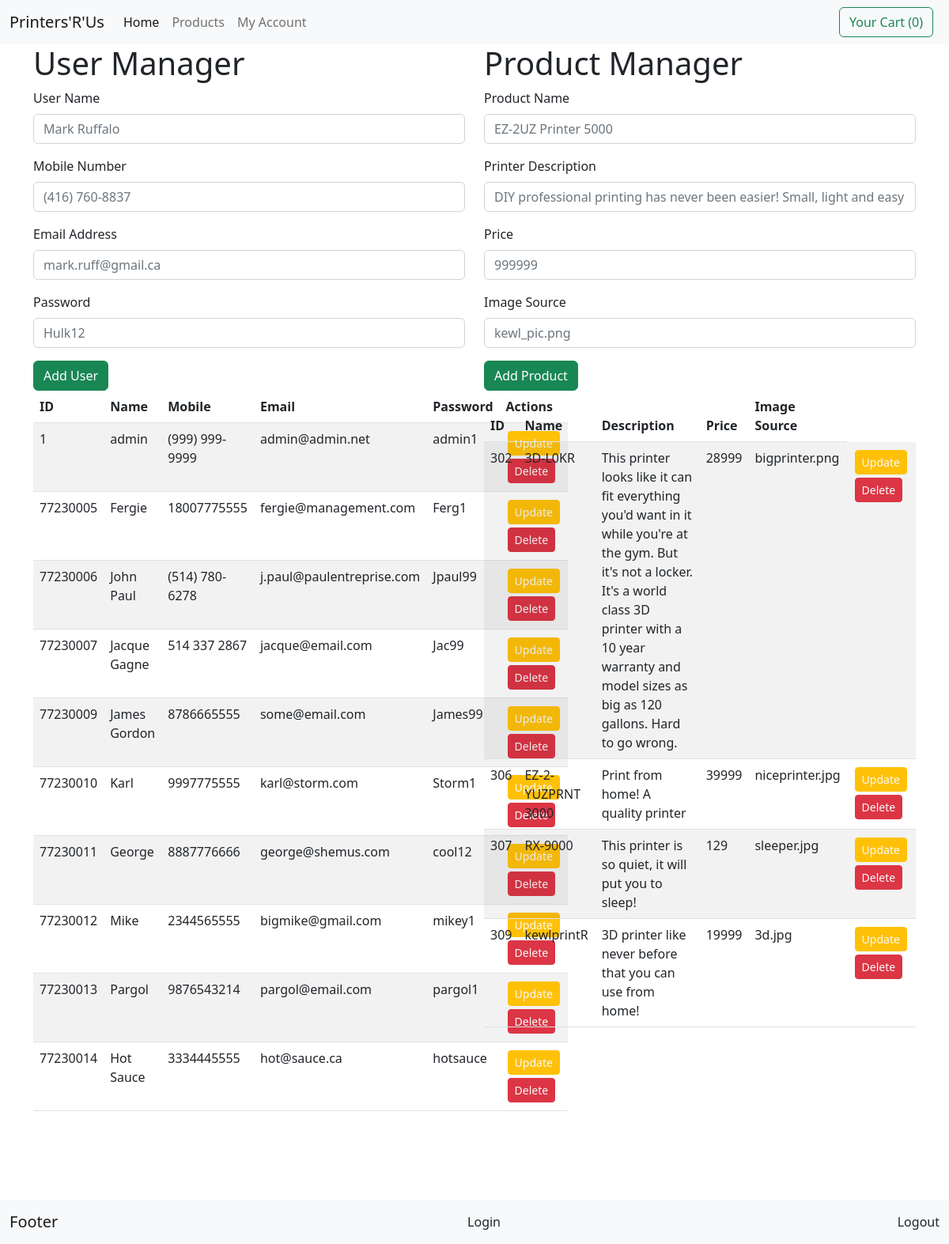
The app's page /admin.php with its own data.
### tables this page shows
CREATE TABLE `users` (
  `id` int(11) NOT NULL,
  `name` varchar(255) NOT NULL,
  `mobile` varchar(255) NOT NULL,
  `email` varchar(255) NOT NULL,
  `password` varchar(255) NOT NULL
);

CREATE TABLE `printers` (
  `id` int(11) NOT NULL,
  `name` varchar(255) NOT NULL,
  `printer_desc` longtext NOT NULL,
  `price` int(16) NOT NULL,
  `img_src` varchar(255) NOT NULL
);

### admin.php (the view, shortened to what this page needs)
<?php
include 'back-end/connection.php';
?>
<!DOCTYPE html>
<html lang="en">
<head>
    <link rel="stylesheet" href="mystyle.css">
    <link href="https://cdn.jsdelivr.net/npm/bootstrap@5.2.0-beta1/dist/css/bootstrap.min.css" rel="stylesheet">
</head>
<body>
    <?php
      include "included/navbar.php";
    ?>
    <main class="container">
        <div class="row justify-content-around">
            <div class="col-6">
            <h1>User Manager</h1>
            <div class="form">
                <form action="admin.php" method="post">
                    <div class="mb-3">
                        <label for="name" class="form-label">User Name</label>
                        <input type="text" name="name" class="form-control" id="name" placeholder="Mark Ruffalo">
                    </div>
                    <div class="mb-3">
                        <label for="mobile" class="form-label">Mobile Number</label>
                        <input type="text" name="mobile" class="form-control" id="mobile" placeholder="(416) 760-8837">
                    </div>
                    <div class="mb-3">
                        <label for="email" class="form-label">Email Address</label>
                        <input type="text" name="email" class="form-control" id="email" placeholder="mark.ruff@gmail.ca">
                    </div>
                    <div class="mb-3">
                        <label for="password" class="form-label">Password</label>
                        <input type="text" name="password" class="form-control" id="password" placeholder="Hulk12">
                    </div>
                    <button type="submit" name="adduser" id="adduser" class="btn btn-success">Add User</button>
                </form>
            </div>
            <table class="table table-striped table-hover">
                <thead>
                    <tr>
                        <th scope="col">ID</th>
                        <th scope="col">Name</th>
                        <th scope="col">Mobile</th>
                        <th scope="col">Email</th>
                        <th scope="col">Password</th>
                        <th scope="col">Actions</th>
                    </tr>
                </thead>
                <tbody>
            <?php
                $sql_getUsers = "SELECT * FROM `users`";
                $result_getUsers = mysqli_query($conn, $sql_getUsers);
                if($result_getUsers){
                    while($row = mysqli_fetch_assoc($result_getUsers)){
                        $id = $row['id'];
                        $name = $row['name'];
                        $mobile = $row['mobile'];
                        $email = $row['email'];
                        $password = $row['password'];
                        echo '
                            <tr>
                                <td>'.$id.'</td>
                                <td>'.$name.'</td>
                                <td>'.$mobile.'</td>
                                <td>'.$email.'</td>
                                <td>'.$password.'</td>
                                <td><button style="margin: 2px;" name="update" class="btn btn-warning btn-sm"><a href="back-end/edituser.php?editid='.$id.'" style="text-decoration: none;" style="color: black;" class="text-light">Update</a></button>
                                <button style="margin: 2px;" name="delete" class="btn btn-danger btn-sm"><a href="back-end/deleteuser.php?deleteid='.$id.'" style="text-decoration: none;" class="text-light">Delete</a></button></td>
                            </tr>
                        ';
                    }
                }
            ?>
            </tbody>
            </table>
            </div>
        <div class="col-6">
            <h1>Product Manager</h1>
            <div class="form">
                <form action="admin.php" method="post">
                    <div class="mb-3">
                        <label for="name" class="form-label">Product Name</label>
                        <input type="text" name="name" class="form-control" id="name" placeholder="EZ-2UZ Printer 5000">
                    </div>
                    <div class="mb-3">
                        <label for="desc" class="form-label">Printer Description</label>
                        <input type="text" name="desc" class="form-control" id="desc" placeholder="DIY professional printing has never been easier! Small, light and easy to use.">
                    </div>
                    <div class="mb-3">
                        <label for="price" class="form-label">Price</label>
                        <input type="text" name="price" class="form-control" id="price" placeholder="999999">
                    </div>
                    <div class="mb-3">
                        <label for="imgsrc" class="form-label">Image Source</label>
                        <input type="text" name="imgsrc" class="form-control" id="imgsrc" placeholder="kewl_pic.png">
                    </div>
                    <button type="submit" name="addproduct" id="addproduct" class="btn btn-success">Add Product</button>
                </form>
            </div>
            <table class="table table-striped table-hover">
                <thead>
                    <tr>
                        <th scope="col">ID</th>
                        <th scope="col">Name</th>
                        <th scope="col">Description</th>
                        <th scope="col">Price</th>
                        <th scope="col">Image Source</th>
                    </tr>
                </thead>
                <tbody>
                <?php
                $sql_getPrinters = "SELECT * FROM `printers`";
                $result_getPrinters = mysqli_query($conn, $sql_getPrinters);
                if($result_getPrinters){
                    while($row = mysqli_fetch_assoc($result_getPrinters)){
                        $id = $row['id'];
                        $name = $row['name'];
                        $desc = $row['printer_desc'];
                        $price = $row['price'];
                        $img_src = $row['img_src'];
                        echo '
                            <tr>
                                <td>'.$id.'</td>
                                <td>'.$name.'</td>
                                <td>'.$desc.'</td>
                                <td>'.$price.'</td>
                                <td>'.$img_src.'</td>
                                <td><button style="margin: 2px;" name="update" class="btn btn-warning btn-sm"><a href="back-end/editproduct.php?editid='.$id.'" style="text-decoration: none;" style="color: black;" class="text-light">Update</a></button>
                                <button style="margin: 2px;" name="delete" class="btn btn-danger btn-sm"><a href="back-end/deleteproduct.php?deleteid='.$id.'" style="text-decoration: none;" class="text-light">Delete</a></button></td>
                            </tr>
                        ';
                    }
                }
            ?>
                </tbody>
            </table>
        </div>
        </div>
    </main>
    <br><br><br><br>
    <?php
      include "included/footer.php"
    ?>
</body>
</html>

### records on screen
users: id "1", name "admin", mobile "(999) 999-9999", email "admin@admin.net", password "admin1"
users: id "77230005", name "Fergie", mobile "18007775555", email "fergie@management.com", password "Ferg1"
users: id "77230006", name "John Paul", mobile "(514) 780-6278", email "j.paul@paulentreprise.com", password "Jpaul99"
users: id "77230007", name "Jacque Gagne", mobile "514 337 2867", email "jacque@email.com", password "Jac99"
users: id "77230009", name "James Gordon", mobile "8786665555", email "some@email.com", password "James99"
users: id "77230010", name "Karl", mobile "9997775555", email "karl@storm.com", password "Storm1"
users: id "77230011", name "George", mobile "8887776666", email "george@shemus.com", password "cool12"
users: id "77230012", name "Mike", mobile "2344565555", email "bigmike@gmail.com", password "mikey1"
users: id "77230013", name "Pargol", mobile "9876543214", email "pargol@email.com", password "pargol1"
users: id "77230014", name "Hot Sauce", mobile "3334445555", email "hot@sauce.ca", password "hotsauce"
printers: id "302", name "3D-L0KR", printer_desc "This printer looks like it can fit everything you'd want in it while you're at the gym. But it's not a locker. It's a world class 3D printer with a 10 year warranty and model sizes as big as 120 gallons. Hard to go wrong.", price "28999", img_src "bigprinter.png"
printers: id "306", name "EZ-2-YUZPRNT 3000", printer_desc "Print from home! A quality printer", price "39999", img_src "niceprinter.jpg"
printers: id "307", name "RX-9000", printer_desc "This printer is so quiet, it will put you to sleep!", price "129", img_src "sleeper.jpg"
printers: id "309", name "kewlprintR", printer_desc "3D printer like never before that you can use from home!", price "19999", img_src "3d.jpg"
